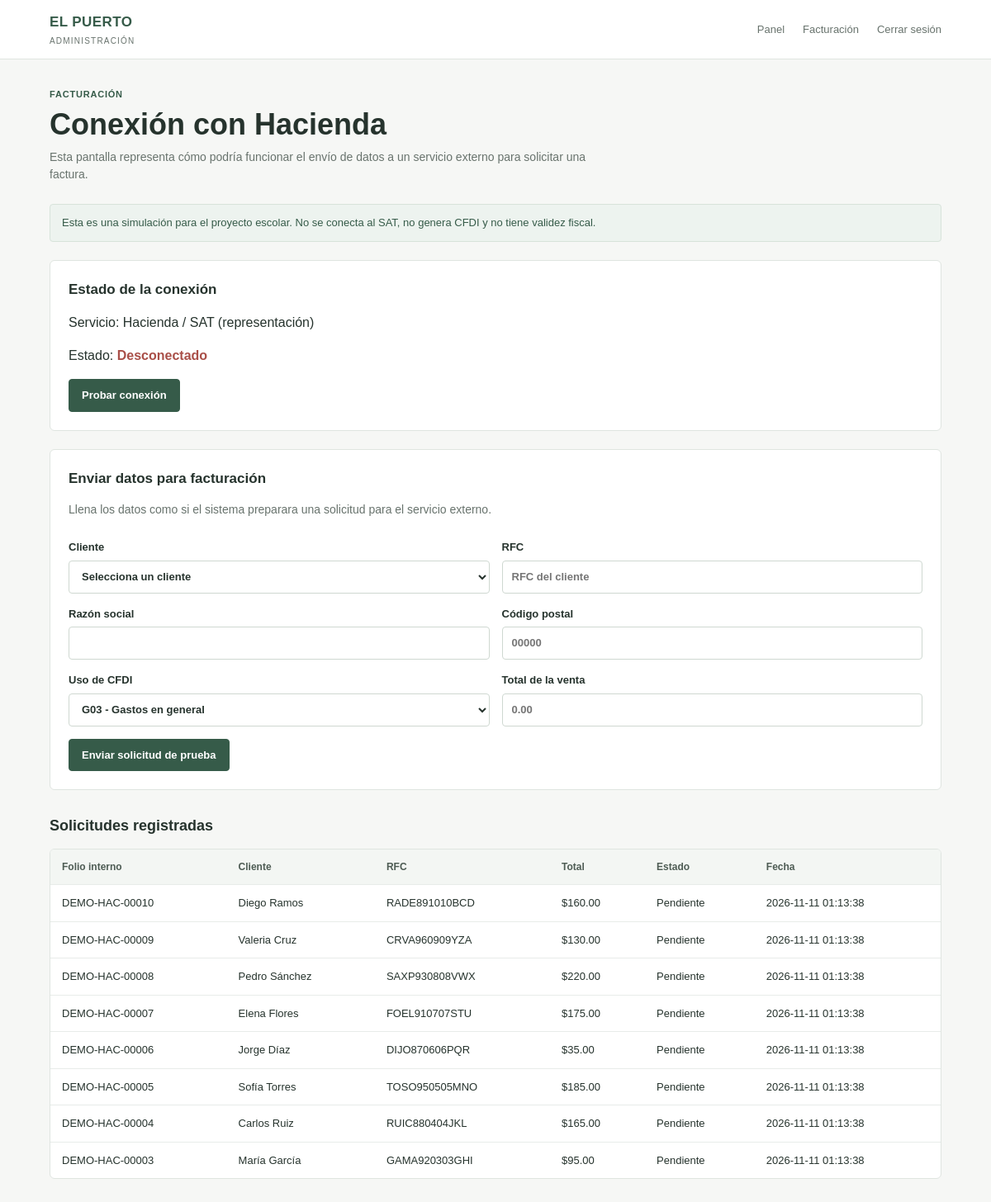
The page /admin/hacienda.php (signed in) on the database its author committed.
### tables this page shows
CREATE TABLE facturacion (
    id INT AUTO_INCREMENT PRIMARY KEY,
    cliente_id INT NOT NULL,
    pedido_id INT NULL,
     
    rfc VARCHAR(13),
     
    razon_social VARCHAR(150),
     
    codigo_postal VARCHAR(5),
     
    uso_cfdi VARCHAR(30),
    total DECIMAL(10,2) NOT NULL DEFAULT 0,
     
    estado ENUM('Pendiente', 'Solicitada', 'Emitida') DEFAULT 'Pendiente',
    fecha TIMESTAMP DEFAULT CURRENT_TIMESTAMP,
     
    CONSTRAINT fk_facturacion_cliente
        FOREIGN KEY (cliente_id) REFERENCES clientes(id),
     
    CONSTRAINT fk_facturacion_pedido
        FOREIGN KEY (pedido_id) REFERENCES pedidos(id)
        ON DELETE SET NULL
);

CREATE TABLE clientes (
     
    id INT AUTO_INCREMENT PRIMARY KEY,
     
    nombre VARCHAR(120) NOT NULL,
     
    telefono VARCHAR(20),
     
    correo VARCHAR(120),
     
    direccion VARCHAR(180)
);

### admin/hacienda.php (the view, shortened to what this page needs)
<?php
require_once "../config/conexion.php";
$sql = "SELECT facturacion.*, clientes.nombre AS nombre_cliente
        FROM facturacion
        LEFT JOIN clientes ON facturacion.cliente_id = clientes.id
        ORDER BY facturacion.id DESC
        LIMIT 8";
$consulta = $conexion->query($sql);
$solicitudes = $consulta->fetchAll(PDO::FETCH_ASSOC);
?>
<!DOCTYPE html>
<html lang="es">
<head>
    <link rel="stylesheet" href="../assets/css/estilos.css">
</head>
<body>
    <header class="topbar">
        <a class="logo-admin" href="panel.php">
            EL PUERTO
            <small>ADMINISTRACIÓN</small>
        </a>
        <nav>
            <a href="panel.php">Panel</a>
            <a href="modulo.php?tabla=facturacion">Facturación</a>
            <a href="index.php?salir=1">Cerrar sesión</a>
        </nav>
    </header>
    <main class="wrap">
        <p class="eyebrow">FACTURACIÓN</p>
        <h1>Conexión con Hacienda</h1>
        <p class="intro">
            Esta pantalla representa cómo podría funcionar el envío de datos
            a un servicio externo para solicitar una factura.
        </p>
        <div class="notice">
            Esta es una simulación para el proyecto escolar. No se conecta al SAT,
            no genera CFDI y no tiene validez fiscal.
        </div>
        <section class="panel-contenido">
            <h2>Estado de la conexión</h2>
            <p>Servicio: Hacienda / SAT (representación)</p>
            <p>
                Estado:
                <?php if (!empty($_SESSION["hacienda_demo"])): ?>
                    <strong class="estado-conectado">Conectado (simulación)</strong>
                <?php else: ?>
                    <strong class="estado-desconectado">Desconectado</strong>
                <?php endif; ?>
            </p>
            <form method="POST">
                <?php if (empty($_SESSION["hacienda_demo"])): ?>
                    <button class="boton-principal" type="submit" name="probar_conexion">
                        Probar conexión
                    </button>
                <?php else: ?>
                    <button class="boton-secundario" type="submit" name="desconectar">
                        Desconectar prueba
                    </button>
                <?php endif; ?>
            </form>
        </section>
        <section class="panel-contenido">
            <h2>Enviar datos para facturación</h2>
            <p class="intro">
                Llena los datos como si el sistema preparara una solicitud para el servicio externo.
            </p>
            <form method="POST">
                <div class="form-grid">
                    <label>
                        Cliente
                        <select name="cliente_id" required>
                            <option value="">Selecciona un cliente</option>
                        </select>
                    </label>
                    <label>
                        RFC
                        <input
                            type="text"
                            name="rfc"
                            maxlength="13"
                            placeholder="RFC del cliente"
                            required
                        >
                    </label>
                    <label>
                        Razón social
                        <input type="text" name="razon_social" required>
                    </label>
                    <label>
                        Código postal
                        <input
                            type="text"
                            name="codigo_postal"
                            maxlength="5"
                            inputmode="numeric"
                            placeholder="00000"
                            required
                        >
                    </label>
                    <label>
                        Uso de CFDI
                        <select name="uso_cfdi">
                            <option value="G03">G03 - Gastos en general</option>
                        </select>
                    </label>
                    <label>
                        Total de la venta
                        <input
                            type="number"
                            name="total"
                            min="0.01"
                            step="0.01"
                            placeholder="0.00"
                            required
                        >
                    </label>
                </div>
                <button class="boton-principal" type="submit" name="generar_demo">
                    Enviar solicitud de prueba
                </button>
            </form>
        </section>
        <h2 class="section-title">Solicitudes registradas</h2>
        <div class="table-box">
            <table>
                <thead>
                    <tr>
                        <th>Folio interno</th>
                        <th>Cliente</th>
                        <th>RFC</th>
                        <th>Total</th>
                        <th>Estado</th>
                        <th>Fecha</th>
                    </tr>
                </thead>
                <tbody>
                    <?php foreach ($solicitudes as $solicitud): ?>
                        <tr>
                            <td>DEMO-HAC-<?= str_pad($solicitud["id"], 5, "0", STR_PAD_LEFT) ?></td>
                            <td><?= htmlspecialchars($solicitud["nombre_cliente"] ?? "Sin cliente") ?></td>
                            <td><?= htmlspecialchars($solicitud["rfc"] ?? "") ?></td>
                            <td>$<?= number_format((float) $solicitud["total"], 2) ?></td>
                            <td><?= htmlspecialchars($solicitud["estado"]) ?></td>
                            <td><?= htmlspecialchars($solicitud["fecha"]) ?></td>
                        </tr>
                    <?php endforeach; ?>
                </tbody>
            </table>
        </div>
    </main>
</body>
</html>

### assets/css/estilos.css (style rules this page uses)
* { box-sizing: border-box; }
:root { --fondo: #f6f7f5; --blanco: #ffffff; --texto: #26332d; --texto-suave: #68736d; --verde: #365b49; --verde-hover: #294938; --verde-claro: #edf3ef; --borde: #dfe5e0; --rojo: #a94f48; }
body { margin: 0; font-family: Arial, Helvetica, sans-serif; background: var(--fondo); color: var(--texto); line-height: 1.5; }
a { color: inherit; text-decoration: none; }
button, input, select, textarea { font: inherit; }
.topbar, .barra { min-height: 68px; padding: 14px max(5%, calc((100% - 1120px) / 2)); display: flex; align-items: center; justify-content: space-between; gap: 20px; background: var(--blanco); border-bottom: 1px solid var(--borde); }
.logo-admin, .marca { display: flex; flex-direction: column; color: var(--verde); font-size: 17px; font-weight: 700; letter-spacing: .4px; }
.logo-admin small, .marca small { margin-top: 2px; color: var(--texto-suave); font-size: 10px; font-weight: 400; letter-spacing: 1.2px; }
.topbar nav, .barra nav { display: flex; align-items: center; gap: 22px; color: var(--texto-suave); font-size: 13px; }
.wrap, .admin-contenido { width: min(1120px, 90%); margin: 34px auto 60px; }
.eyebrow, .etiqueta { margin: 0 0 7px; color: var(--verde); font-size: 11px; font-weight: 700; letter-spacing: .8px; text-transform: uppercase; }
h1 { margin: 5px 0 8px; color: var(--texto); font-size: clamp(27px, 4vw, 36px); font-weight: 700; line-height: 1.2; }
h2, h3 { color: var(--texto); }
.intro { max-width: 680px; margin: 0 0 25px; color: var(--texto-suave); font-size: 14px; }
.section-title { margin: 30px 0 14px; font-size: 18px; font-weight: 600; }
.panel-contenido, .formulario-admin { margin: 22px 0; padding: 22px; background: var(--blanco); border: 1px solid var(--borde); border-radius: 6px; }
.panel-contenido h2 { margin: 0 0 15px; font-size: 17px; font-weight: 600; }
.form-grid { display: grid; grid-template-columns: repeat(2, minmax(0, 1fr)); gap: 15px; margin: 15px 0; }
label { display: flex; flex-direction: column; gap: 6px; color: var(--texto); font-size: 13px; font-weight: 600; }
input, select, textarea { width: 100%; min-height: 40px; padding: 9px 11px; color: var(--texto); background: var(--blanco); border: 1px solid #cfd8d1; border-radius: 4px; font-size: 13px; }
.boton-principal, .boton-secundario, .boton { display: inline-flex; align-items: center; justify-content: center; min-height: 38px; padding: 9px 15px; color: var(--blanco); background: var(--verde); border: 1px solid var(--verde); border-radius: 4px; font-size: 13px; font-weight: 600; cursor: pointer; }
.table-box, .tabla-contenedor { overflow-x: auto; background: var(--blanco); border: 1px solid var(--borde); border-radius: 6px; }
table { width: 100%; border-collapse: collapse; min-width: 650px; text-align: left; }
th, td { padding: 12px 14px; border-bottom: 1px solid #e8ece9; font-size: 13px; }
th { color: #4e5c54; background: #f3f6f3; font-size: 12px; font-weight: 600; }
td { color: var(--texto); }
tbody tr:last-child td { border-bottom: 0; }
.notice { margin: 16px 0; padding: 12px 14px; color: #365b49; background: var(--verde-claro); border: 1px solid #d7e3da; border-radius: 4px; font-size: 13px; }
.estado-desconectado { color: #a94f48; }

### rows shown on the page
facturacion: id "00010", cliente.nombre "Diego Ramos", rfc "RADE891010BCD", total "160.00", estado "Pendiente", fecha "2026-11-11 01:13:38"
facturacion: id "00009", cliente.nombre "Valeria Cruz", rfc "CRVA960909YZA", total "130.00", estado "Pendiente", fecha "2026-11-11 01:13:38"
facturacion: id "00008", cliente.nombre "Pedro Sánchez", rfc "SAXP930808VWX", total "220.00", estado "Pendiente", fecha "2026-11-11 01:13:38"
facturacion: id "00007", cliente.nombre "Elena Flores", rfc "FOEL910707STU", total "175.00", estado "Pendiente", fecha "2026-11-11 01:13:38"
facturacion: id "00006", cliente.nombre "Jorge Díaz", rfc "DIJO870606PQR", total "35.00", estado "Pendiente", fecha "2026-11-11 01:13:38"
facturacion: id "00005", cliente.nombre "Sofía Torres", rfc "TOSO950505MNO", total "185.00", estado "Pendiente", fecha "2026-11-11 01:13:38"
facturacion: id "00004", cliente.nombre "Carlos Ruiz", rfc "RUIC880404JKL", total "165.00", estado "Pendiente", fecha "2026-11-11 01:13:38"
facturacion: id "00003", cliente.nombre "María García", rfc "GAMA920303GHI", total "95.00", estado "Pendiente", fecha "2026-11-11 01:13:38"
